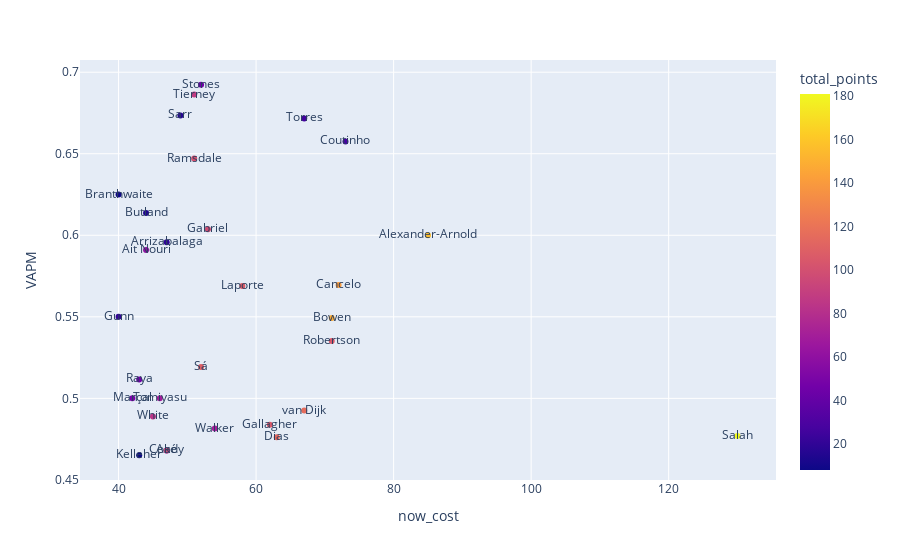

Write notebook code for a chart like this one.
### Code cell
player_value()

### Figure 1 — Plotly figure (JSON) as saved in the notebook; plotly's stock layout.template omitted (floating-point values rounded to 4 significant figures)
{"data": [{"customdata": [[5.6], [5.5], [5.3], [6.5], [6.8], [5.3], [4.5], [4.7], [5.2], [7.1], [4.8], [4.6], [6.1], [5.3], [4.2], [5.9], [5.8], [4.7], [4.2], [4.3], [4.1], [5.3], [4.2], [5], [4.6], [8.2], [5], [4.2], [4.2], [4]], "hovertemplate": "now_cost=%{x}<br>VAPM=%{y}<br>web_name=%{text}<br>PPG=%{customdata[0]}<br>total_points=%{marker.color}<extra></extra>", "legendgroup": "", "marker": {"color": [45, 88, 16, 26, 27, 101, 9, 14, 98, 156, 19, 60, 141, 107, 21, 148, 105, 108, 46, 69, 49, 116, 83, 105, 69, 181, 114, 38, 96, 8], "coloraxis": "coloraxis", "symbol": "circle"}, "mode": "markers+text", "name": "", "orientation": "v", "showlegend": false, "text": ["Stones", "Tierney", "Sarr", "Torres", "Coutinho", "Ramsdale", "Branthwaite", "Butland", "Gabriel", "Alexander-Arnold", "Arrizabalaga", "Ait Nouri", "Cancelo", "Laporte", "Gunn", "Bowen", "Robertson", "Sá", "Raya", "Tomiyasu", "Marçal", "van Dijk", "White", "Gallagher", "Walker", "Salah", "Dias", "Aké", "Coady", "Kelleher"], "type": "scatter", "x": [52, 51, 49, 67, 73, 51, 40, 44, 53, 85, 47, 44, 72, 58, 40, 71, 71, 52, 43, 46, 42, 67, 45, 62, 54, 130, 63, 47, 47, 43], "xaxis": "x", "y": [0.6923, 0.6863, 0.6735, 0.6716, 0.6575, 0.6471, 0.625, 0.6136, 0.6038, 0.6, 0.5957, 0.5909, 0.5694, 0.569, 0.55, 0.5493, 0.5352, 0.5192, 0.5116, 0.5, 0.5, 0.4925, 0.4889, 0.4839, 0.4815, 0.4769, 0.4762, 0.4681, 0.4681, 0.4651], "yaxis": "y"}], "layout": {"coloraxis": {"colorbar": {"title": {"text": "total_points"}}, "colorscale": [[0, "#0d0887"], [0.1111, "#46039f"], [0.2222, "#7201a8"], [0.3333, "#9c179e"], [0.4444, "#bd3786"], [0.5556, "#d8576b"], [0.6667, "#ed7953"], [0.7778, "#fb9f3a"], [0.8889, "#fdca26"], [1, "#f0f921"]]}, "legend": {"tracegroupgap": 0}, "margin": {"t": 60}, "xaxis": {"anchor": "y", "domain": [0, 1], "title": {"text": "now_cost"}}, "yaxis": {"anchor": "x", "domain": [0, 1], "title": {"text": "VAPM"}}}}
